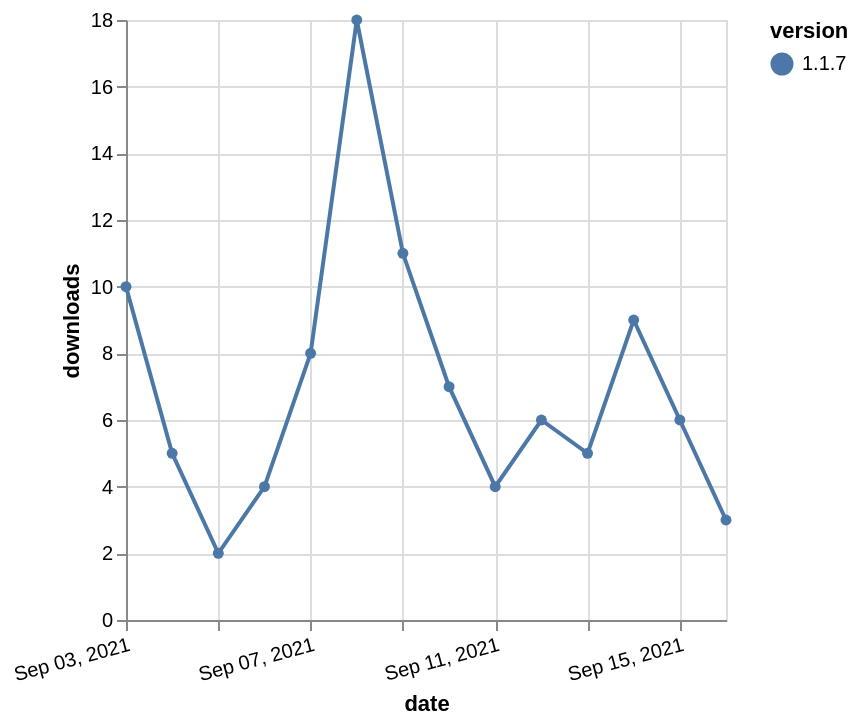

Write the Vega-Lite specification saved for this chart.
### Vega-Lite specification from a JSON file in a GitHub repository (floating-point values rounded to 4 significant figures)
{"$schema": "https://vega.github.io/schema/vega-lite/v5.json", "description": "A simple bar chart with embedded data.", "data": {"values": [{"date": "2021-09-03", "total": 50916, "delta": 10, "version": "1.1.7"}, {"date": "2021-09-04", "total": 50921, "delta": 5, "version": "1.1.7"}, {"date": "2021-09-05", "total": 50923, "delta": 2, "version": "1.1.7"}, {"date": "2021-09-06", "total": 50927, "delta": 4, "version": "1.1.7"}, {"date": "2021-09-07", "total": 50935, "delta": 8, "version": "1.1.7"}, {"date": "2021-09-08", "total": 50953, "delta": 18, "version": "1.1.7"}, {"date": "2021-09-09", "total": 50964, "delta": 11, "version": "1.1.7"}, {"date": "2021-09-10", "total": 50971, "delta": 7, "version": "1.1.7"}, {"date": "2021-09-11", "total": 50975, "delta": 4, "version": "1.1.7"}, {"date": "2021-09-12", "total": 50981, "delta": 6, "version": "1.1.7"}, {"date": "2021-09-13", "total": 50986, "delta": 5, "version": "1.1.7"}, {"date": "2021-09-14", "total": 50995, "delta": 9, "version": "1.1.7"}, {"date": "2021-09-15", "total": 51001, "delta": 6, "version": "1.1.7"}, {"date": "2021-09-16", "total": 51004, "delta": 3, "version": "1.1.7"}]}, "width": "container", "mark": {"type": "line", "point": {"filled": true}}, "encoding": {"x": {"field": "date", "type": "temporal", "timeUnit": "yearmonthdate", "title": "date", "axis": {"labelAngle": -15}}, "y": {"field": "delta", "type": "quantitative", "title": "downloads"}, "color": {"field": "version", "type": "nominal"}, "tooltip": {"field": "delta"}}}
